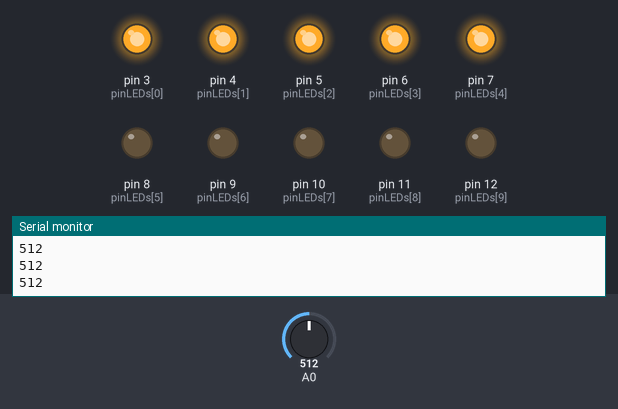
Recording of a sketch running on a simulated Arduino Uno, built with avr-gcc and run on an emulated ATmega328P. Parts: output pins drawn as LEDs (lit = HIGH), the last lines printed to the serial monitor. Inputs (shaded band) come from the test bench; at power-on: A0 = 512.

Above: at 1.3 s.
1.4 s: A0 set to 600
2.9 s: A0 set to 621
At 4.2 s:
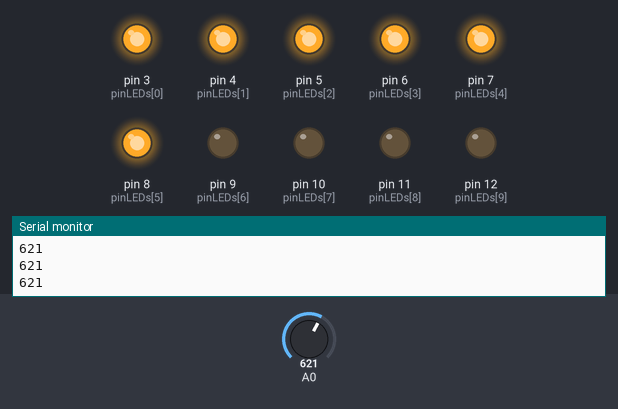
4.5 s: A0 set to 511
At 5.4 s:
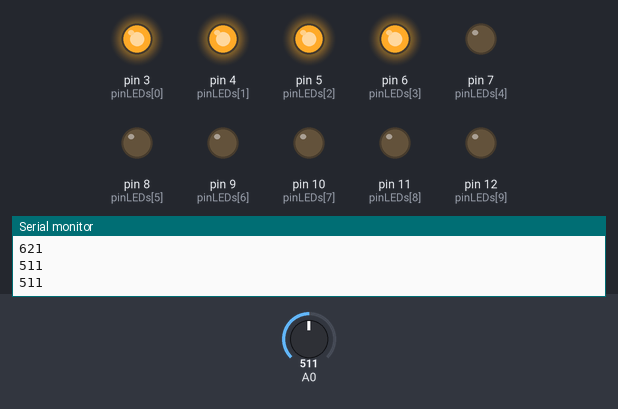
6.0 s: A0 set to 418
7.5 s: A0 set to 393
At 7.8 s:
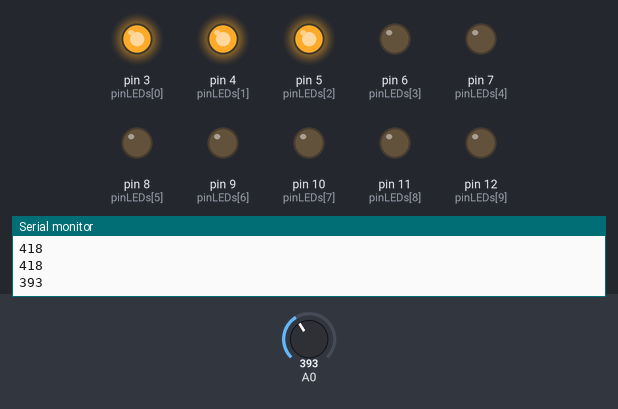
9.0 s: A0 set to 716
At 10.1 s:
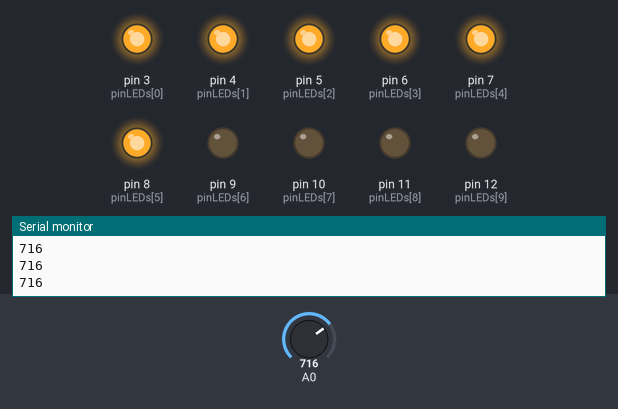
Timing chart, 0 to 11.5 s (numbered marks = the images above; inputs shaded):
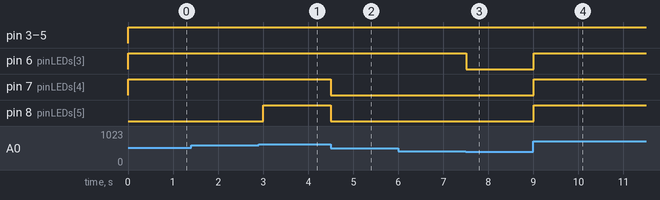

The sketch:

main.ino
```cpp
const int pinLEDs[] = {3, 4, 5, 6, 7, 8, 9, 10, 11, 12};
const int len = 10;
int bandera = 0;
int voltage = 0;

void setup()
{
  Serial.begin(9600);
  for (int i = 0; i < len; i++) {
    pinMode(pinLEDs[i], OUTPUT);
  }
}

void loop()
{
  voltage = analogRead(A0);
  bandera = (voltage / 102.3);

  for (int i = 0; i < len; i++) {
    digitalWrite(pinLEDs[i], i < bandera);
  }

  Serial.println(voltage);
  delay(500);
}
```

Measured:
- the behaviour switches between 613 and 614 on A0 (found by bisection; images 0 and 1)
- the behaviour switches between 410 and 409 on A0 (found by bisection; images 2 and 3)
- after the input at 2.9 s, pin 8 (pinLEDs[5]): LOW → HIGH after 0.10 s
- after the input at 4.5 s, pin 7 (pinLEDs[4]), pin 8 (pinLEDs[5]): HIGH → LOW at once
- after the input at 7.5 s, pin 6 (pinLEDs[3]): HIGH → LOW at once
- after the input at 9.0 s, pin 6 (pinLEDs[3]), pin 7 (pinLEDs[4]), pin 8 (pinLEDs[5]): LOW → HIGH at once
